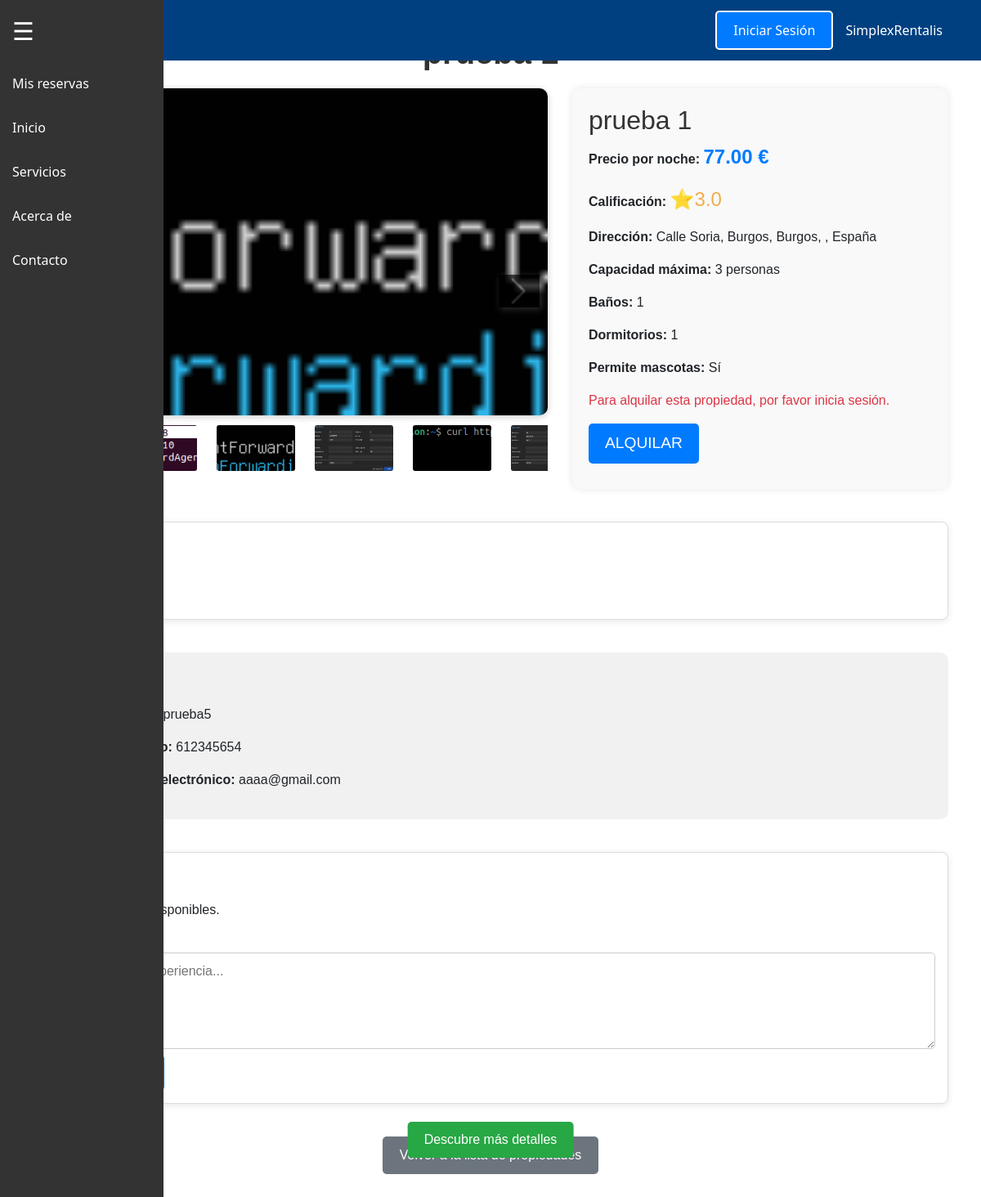
Before: /propiedad/21/ with the older database file.
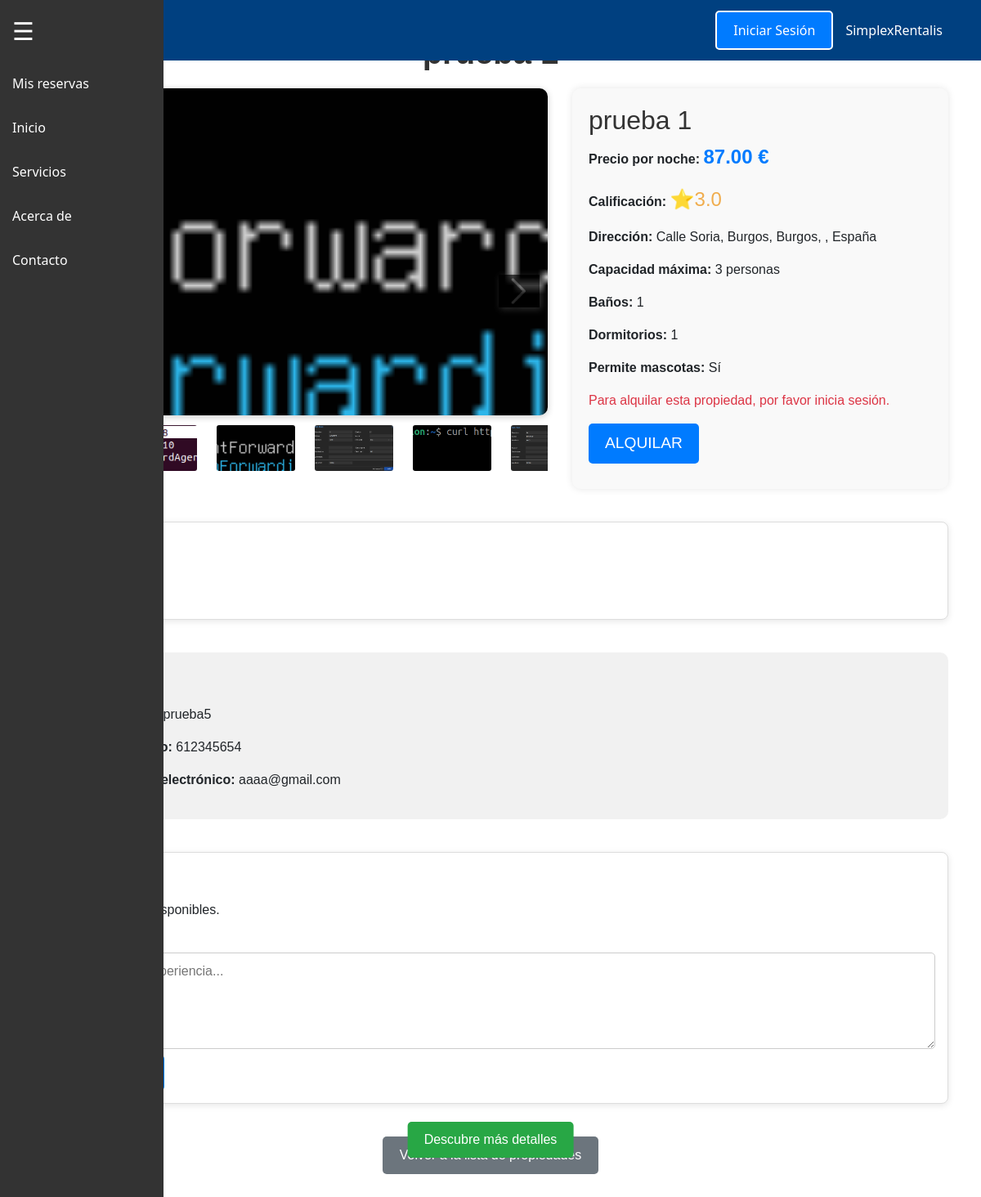
After: the same page with the newer database file.
### SimplexRentalisAPP/models.py (models this page shows, shortened)
class Propiedades(models.Model):
    id = models.AutoField(primary_key=True)
    nombre = models.CharField(max_length=100, blank=False, null=False)
    descripcion = models.TextField(max_length=3000, blank=True, null=True)
    direccion = models.CharField(max_length=300, blank=False, null=False)
    precio_noche = MoneyField(max_digits=10, decimal_places=2, blank=False, null=False, default_currency='EUR')
    propietario = models.ForeignKey('User', on_delete=models.CASCADE, related_name='propiedades', blank=False, null=False)
    calificacion = models.DecimalField(
        default=3.0,
        blank=False,
        null=False,
        max_digits=3,
        validators=[MinValueValidator(1), MaxValueValidator(5)],
        decimal_places=1
    )
    permite_mascotas = models.BooleanField(default=False)
    en_mantenimiento = models.BooleanField(default=False)
    capacidad_maxima = models.IntegerField(default=1, blank=False, null=False)
    cantidad_banos = models.IntegerField(default=1, blank=False, null=False)
    cantidad_dormitorios = models.IntegerField(default=1, blank=False, null=False)
    galeria = models.ForeignKey('Galeria', on_delete=models.CASCADE, related_name='propiedades_galeria', blank=True, null=True)
    class Meta:
        constraints = [
            models.UniqueConstraint(fields=['direccion', 'propietario'], name='unique_direccion_propietario')
        ]

class User(AbstractUser):
    email = models.EmailField(unique=True, max_length=254)
    telefono = models.CharField(unique=True, max_length=15, blank=True, null=True)
    fecha_nacimiento = models.DateField(null=True, blank=True)
    genero = models.CharField(
        max_length=10,
        choices=[('masculino', 'Masculino'), ('femenino', 'Femenino'), ('otro', 'Otro')],
        blank=True,
        null=True
    )
    identidad_usuario = models.OneToOneField(
        'IdentidadUsuario',
        on_delete=models.SET_NULL,
        null=True,
        blank=True,
        related_name='usuario_asociado'
    )
    avatar = models.ImageField(
        upload_to='avatars/',
        null=True,
        blank=True,
        default='defaults/default_avatar.png'
    )
    es_propietario = models.BooleanField(default=False)
    ultimo_acceso = models.DateTimeField(null=True, blank=True)
    groups = models.ManyToManyField(
        'auth.Group',
        related_name='custom_user_groups',
        blank=True
    )
    user_permissions = models.ManyToManyField(
        'auth.Permission',
        related_name='custom_user_permissions',
        blank=True
    )

### SimplexRentalisAPP/views.py (the view)
# urls.py: path('propiedad/<int:pk>/', DetallePropiedadView.as_view(), name='propiedad_detallada'),
class DetallePropiedadView(DetailView):
    model = Propiedades
    template_name = 'SimplexRentalisAPP/propiedad_detallada.html'
    def get_context_data(self, **kwargs):
        context = super().get_context_data(**kwargs)
        propiedad = self.get_object()
        permite_opinar_sin_reserva = True  # Puedes cambiar a False para desactivar esta opción
        user_has_reservation = False  # Aquí deberías añadir la lógica real para comprobar la reserva del usuario
        context['imagen_portada'] = Galeria.objects.filter(propiedad=propiedad, portada=True).first()
        context['imagenes'] = Galeria.objects.filter(propiedad=propiedad)
        context['permite_opinar_sin_reserva'] = permite_opinar_sin_reserva
        context['user_has_reservation'] = user_has_reservation
        return context

### SimplexRentalisAPP/templates/SimplexRentalisAPP/propiedad_detallada.html (shortened to what the changed rows need)
{% extends 'base.html' %}
{% load static %}
{% block content %}
<div id="main-content" style="max-width: 1200px; margin: auto; font-family: Arial, sans-serif; padding: 20px;">
    <h1 class="propiedad-title" style="text-align: center; margin-bottom: 20px; font-size: 2.5em; color: #333;">{{ propiedades.nombre }}</h1>
    <div class="detalle-container" style="display: flex; flex-wrap: wrap; gap: 20px; margin-bottom: 40px;">
        <div class="propiedad-summary" style="flex: 2; background-color: #f9f9f9; padding: 20px; border-radius: 10px; box-shadow: 0 0 10px rgba(0, 0, 0, 0.1);">
            <h2 style="margin-top: 0; color: #333; font-size: 2em;">{{ propiedades.nombre }}</h2>
            <p><strong>Precio por noche:</strong> <span style="color: #007bff; font-size: 1.5em; font-weight: bold;">{{ propiedades.precio_noche }} €</span></p>
            <p><strong>Calificación:</strong>
                <span style="color: #f0ad4e; font-size: 1.5em;">⭐{{ propiedades.calificacion }}</span>
            </p>
            <p><strong>Dirección:</strong> {{ propiedades.direccion }}</p>
            <p><strong>Capacidad máxima:</strong> {{ propiedades.capacidad_maxima }} personas</p>
            <p><strong>Baños:</strong> {{ propiedades.cantidad_banos }}</p>
            <p><strong>Dormitorios:</strong> {{ propiedades.cantidad_dormitorios }}</p>
            <p><strong>Permite mascotas:</strong> {{ propiedades.permite_mascotas|yesno:"Sí,No" }}</p>
            {% if request.user == propiedades.propietario %}
                <p style="color: #6c757d;">Eres el propietario de esta propiedad.</p>
            {% else %}
                {% if not request.user.is_authenticated %}
                    <p style="color: #dc3545;">Para alquilar esta propiedad, por favor inicia sesión.</p>
                {% endif %}
                <form action="{% url 'alquilar_propiedad' propiedades.id %}" method="get" style="display: inline;">
                    <button type="submit" class="btn btn-primary alquilar-btn"
                            style="background-color: #007bff; color: white; border: none; padding: 10px 20px; font-size: 1.2em; cursor: pointer; border-radius: 5px;">
                    </button>
                </form>
            {% endif %}
        </div>
    </div>
    <div class="contacto-container" style="background-color: #f1f1f1; padding: 20px; border-radius: 10px; margin-bottom: 40px;">
<div style="display: flex; align-items: center;">
    <div>
        <p><strong>Dueño:</strong> {{ propiedades.propietario.username }}</p>
        <p><strong>Teléfono:</strong> {{ propiedades.propietario.telefono }}</p>
        <p><strong>Correo electrónico:</strong> {{ propiedades.propietario.email }}</p>
    </div>
</div>
</div>
</div>
{% endblock %}

Changed rows visible on the page:
changed Propiedades "prueba 1": precio_noche "77.00" → "87.00"
